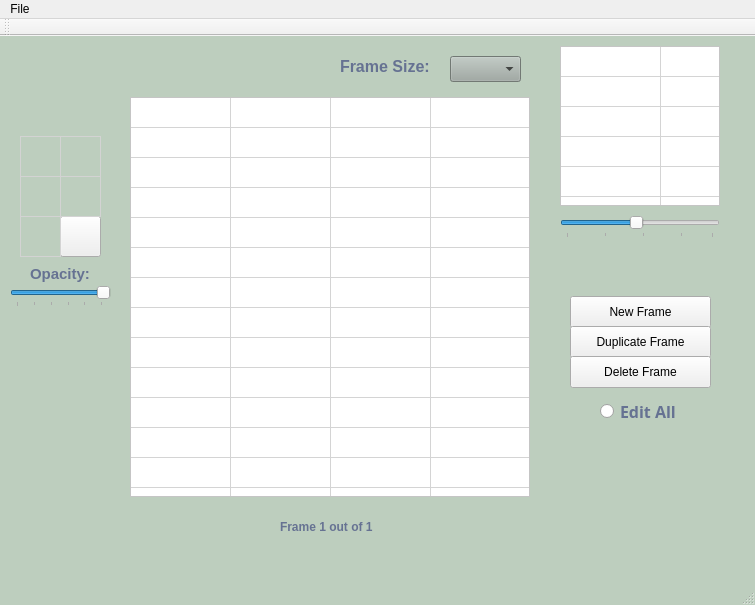
<?xml version="1.0" encoding="UTF-8"?>
<ui version="4.0">
 <class>View</class>
 <widget class="QMainWindow" name="View">
  <property name="enabled">
   <bool>true</bool>
  </property>
  <property name="geometry">
   <rect>
    <x>0</x>
    <y>0</y>
    <width>755</width>
    <height>605</height>
   </rect>
  </property>
  <property name="windowTitle">
   <string>Sprite Editor</string>
  </property>
  <property name="styleSheet">
   <string notr="true">#View{
background-color: #bdcebe;
}
</string>
  </property>
  <property name="animated">
   <bool>false</bool>
  </property>
  <widget class="QWidget" name="centralWidget">
   <widget class="QTableWidget" name="editFrameTable">
    <property name="enabled">
     <bool>true</bool>
    </property>
    <property name="geometry">
     <rect>
      <x>130</x>
      <y>61</y>
      <width>400</width>
      <height>400</height>
     </rect>
    </property>
    <property name="sizePolicy">
     <sizepolicy hsizetype="Maximum" vsizetype="Expanding">
      <horstretch>0</horstretch>
      <verstretch>0</verstretch>
     </sizepolicy>
    </property>
    <property name="styleSheet">
     <string notr="true">#editFrameTable{
background-color: white;
}</string>
    </property>
    <property name="verticalScrollBarPolicy">
     <enum>Qt::ScrollBarAlwaysOff</enum>
    </property>
    <property name="horizontalScrollBarPolicy">
     <enum>Qt::ScrollBarAlwaysOff</enum>
    </property>
    <property name="autoScroll">
     <bool>false</bool>
    </property>
    <property name="editTriggers">
     <set>QAbstractItemView::NoEditTriggers</set>
    </property>
    <property name="selectionMode">
     <enum>QAbstractItemView::NoSelection</enum>
    </property>
    <property name="gridStyle">
     <enum>Qt::SolidLine</enum>
    </property>
    <property name="rowCount">
     <number>16</number>
    </property>
    <property name="columnCount">
     <number>16</number>
    </property>
    <attribute name="horizontalHeaderVisible">
     <bool>false</bool>
    </attribute>
    <attribute name="horizontalHeaderHighlightSections">
     <bool>false</bool>
    </attribute>
    <attribute name="verticalHeaderVisible">
     <bool>false</bool>
    </attribute>
    <row/>
    <row/>
    <row/>
    <row/>
    <row/>
    <row/>
    <row/>
    <row/>
    <row/>
    <row/>
    <row/>
    <row/>
    <row/>
    <row/>
    <row/>
    <row/>
    <column/>
    <column/>
    <column/>
    <column/>
    <column/>
    <column/>
    <column/>
    <column/>
    <column/>
    <column/>
    <column/>
    <column/>
    <column/>
    <column/>
    <column/>
    <column/>
   </widget>
   <widget class="QPushButton" name="newFrame">
    <property name="geometry">
     <rect>
      <x>570</x>
      <y>260</y>
      <width>141</width>
      <height>32</height>
     </rect>
    </property>
    <property name="text">
     <string>New Frame</string>
    </property>
   </widget>
   <widget class="QPushButton" name="nextFrame">
    <property name="geometry">
     <rect>
      <x>440</x>
      <y>470</y>
      <width>51</width>
      <height>41</height>
     </rect>
    </property>
    <property name="toolTip">
     <string>Next Frame</string>
    </property>
    <property name="styleSheet">
     <string notr="true">#nextFrame{
background: none;
border: none;
border-image: url(:/cursor/img/right-arrow-icon.png);
background-repeat: none;
background-position: center center;
}
#nextFrame:pressed{
background-color: rgb(186, 189, 182);
}
</string>
    </property>
    <property name="text">
     <string/>
    </property>
   </widget>
   <widget class="QPushButton" name="previousFrame">
    <property name="geometry">
     <rect>
      <x>170</x>
      <y>470</y>
      <width>51</width>
      <height>41</height>
     </rect>
    </property>
    <property name="toolTip">
     <string>Previous Frame</string>
    </property>
    <property name="styleSheet">
     <string notr="true">#previousFrame{
background: none;
border: none;
border-image: url(:/cursor/img/left_arrow_icon.png);
background-repeat: none;
background-position: center center;
}
#previousFrame:pressed{
background-color: rgb(186, 189, 182);
}
</string>
    </property>
    <property name="text">
     <string/>
    </property>
   </widget>
   <widget class="QComboBox" name="frameSizeComboBox">
    <property name="geometry">
     <rect>
      <x>450</x>
      <y>20</y>
      <width>71</width>
      <height>26</height>
     </rect>
    </property>
    <property name="toolTip">
     <string>Change Frame Size</string>
    </property>
    <property name="styleSheet">
     <string notr="true">#frameSizeComboBox{
background-color: #9fa9a3;
}</string>
    </property>
   </widget>
   <widget class="QPushButton" name="drawToolButton">
    <property name="geometry">
     <rect>
      <x>20</x>
      <y>100</y>
      <width>41</width>
      <height>41</height>
     </rect>
    </property>
    <property name="cursor">
     <cursorShape>ArrowCursor</cursorShape>
    </property>
    <property name="toolTip">
     <string>Draw</string>
    </property>
    <property name="styleSheet">
     <string notr="true">#drawToolButton{
background: none;
border: 1px solid lightgray;
background-image: url(:/cursor/img/draw_icon.png);
background-repeat: none;
background-position: center center;
}
#drawToolButton:checked
{
background-color: qradialgradient(spread:reflect, cx:0.489, cy:0.483, radius:0.701, fx:0.5, fy:0.5, stop:0 rgba(174, 247, 255, 206), stop:0.35 rgba(196, 255, 235, 80), stop:0.4 rgba(162, 255, 183, 80), stop:0.425 rgba(232, 255, 132, 156), stop:0.44 rgba(252, 205, 128, 80), stop:1 rgba(255, 255, 255, 0));
}</string>
    </property>
    <property name="text">
     <string/>
    </property>
   </widget>
   <widget class="QPushButton" name="fillToolButton">
    <property name="geometry">
     <rect>
      <x>60</x>
      <y>100</y>
      <width>41</width>
      <height>41</height>
     </rect>
    </property>
    <property name="toolTip">
     <string>Fill</string>
    </property>
    <property name="styleSheet">
     <string notr="true">#fillToolButton{
background: none;
border: 1px solid lightgray;
background-image: url(:/cursor/img/paintbucket_icon.png);
background-repeat: none;
background-position: center center;
}
#fillToolButton:checked
{
background-color: qradialgradient(spread:reflect, cx:0.489, cy:0.483, radius:0.701, fx:0.5, fy:0.5, stop:0 rgba(174, 247, 255, 206), stop:0.35 rgba(196, 255, 235, 80), stop:0.4 rgba(162, 255, 183, 80), stop:0.425 rgba(232, 255, 132, 156), stop:0.44 rgba(252, 205, 128, 80), stop:1 rgba(255, 255, 255, 0));
}</string>
    </property>
    <property name="text">
     <string/>
    </property>
   </widget>
   <widget class="QPushButton" name="eraseToolButton">
    <property name="geometry">
     <rect>
      <x>20</x>
      <y>140</y>
      <width>41</width>
      <height>41</height>
     </rect>
    </property>
    <property name="toolTip">
     <string>Erase</string>
    </property>
    <property name="styleSheet">
     <string notr="true">#eraseToolButton{
background: none;
border: 1px solid lightgray;
background-image: url(:/cursor/img/eraser_icon.png);
background-repeat: none;
background-position: center center;
}
#eraseToolButton:checked
{
background-color: qradialgradient(spread:reflect, cx:0.489, cy:0.483, radius:0.701, fx:0.5, fy:0.5, stop:0 rgba(174, 247, 255, 206), stop:0.35 rgba(196, 255, 235, 80), stop:0.4 rgba(162, 255, 183, 80), stop:0.425 rgba(232, 255, 132, 156), stop:0.44 rgba(252, 205, 128, 80), stop:1 rgba(255, 255, 255, 0));
}</string>
    </property>
    <property name="text">
     <string/>
    </property>
   </widget>
   <widget class="QPushButton" name="undoButton">
    <property name="geometry">
     <rect>
      <x>20</x>
      <y>60</y>
      <width>31</width>
      <height>31</height>
     </rect>
    </property>
    <property name="toolTip">
     <string>Undo</string>
    </property>
    <property name="styleSheet">
     <string notr="true">#undoButton{
background: none;
border: none;
border-image: url(:/cursor/img/undo_icon.png);
background-repeat: none;
background-position: center center;
}
#undoButton:pressed{
background-color: rgb(186, 189, 182);
}
</string>
    </property>
    <property name="text">
     <string/>
    </property>
   </widget>
   <widget class="QTableWidget" name="previewWindowTable">
    <property name="enabled">
     <bool>false</bool>
    </property>
    <property name="geometry">
     <rect>
      <x>560</x>
      <y>10</y>
      <width>160</width>
      <height>160</height>
     </rect>
    </property>
    <property name="focusPolicy">
     <enum>Qt::NoFocus</enum>
    </property>
    <property name="autoFillBackground">
     <bool>false</bool>
    </property>
    <property name="styleSheet">
     <string notr="true">#previewWindowTable{
background-color: white;
}</string>
    </property>
    <property name="verticalScrollBarPolicy">
     <enum>Qt::ScrollBarAlwaysOff</enum>
    </property>
    <property name="horizontalScrollBarPolicy">
     <enum>Qt::ScrollBarAlwaysOff</enum>
    </property>
    <property name="autoScroll">
     <bool>false</bool>
    </property>
    <property name="editTriggers">
     <set>QAbstractItemView::NoEditTriggers</set>
    </property>
    <property name="gridStyle">
     <enum>Qt::SolidLine</enum>
    </property>
    <property name="wordWrap">
     <bool>false</bool>
    </property>
    <property name="cornerButtonEnabled">
     <bool>false</bool>
    </property>
    <property name="rowCount">
     <number>40</number>
    </property>
    <property name="columnCount">
     <number>40</number>
    </property>
    <attribute name="horizontalHeaderVisible">
     <bool>false</bool>
    </attribute>
    <attribute name="horizontalHeaderHighlightSections">
     <bool>false</bool>
    </attribute>
    <attribute name="verticalHeaderVisible">
     <bool>false</bool>
    </attribute>
    <attribute name="verticalHeaderHighlightSections">
     <bool>false</bool>
    </attribute>
    <row/>
    <row/>
    <row/>
    <row/>
    <row/>
    <row/>
    <row/>
    <row/>
    <row/>
    <row/>
    <row/>
    <row/>
    <row/>
    <row/>
    <row/>
    <row/>
    <row/>
    <row/>
    <row/>
    <row/>
    <row/>
    <row/>
    <row/>
    <row/>
    <row/>
    <row/>
    <row/>
    <row/>
    <row/>
    <row/>
    <row/>
    <row/>
    <row/>
    <row/>
    <row/>
    <row/>
    <row/>
    <row/>
    <row/>
    <row/>
    <column/>
    <column/>
    <column/>
    <column/>
    <column/>
    <column/>
    <column/>
    <column/>
    <column/>
    <column/>
    <column/>
    <column/>
    <column/>
    <column/>
    <column/>
    <column/>
    <column/>
    <column/>
    <column/>
    <column/>
    <column/>
    <column/>
    <column/>
    <column/>
    <column/>
    <column/>
    <column/>
    <column/>
    <column/>
    <column/>
    <column/>
    <column/>
    <column/>
    <column/>
    <column/>
    <column/>
    <column/>
    <column/>
    <column/>
    <column/>
   </widget>
   <widget class="QSlider" name="previewSlider">
    <property name="geometry">
     <rect>
      <x>560</x>
      <y>180</y>
      <width>160</width>
      <height>22</height>
     </rect>
    </property>
    <property name="toolTip">
     <string>Change FPS</string>
    </property>
    <property name="minimum">
     <number>1</number>
    </property>
    <property name="maximum">
     <number>20</number>
    </property>
    <property name="value">
     <number>10</number>
    </property>
    <property name="tracking">
     <bool>true</bool>
    </property>
    <property name="orientation">
     <enum>Qt::Horizontal</enum>
    </property>
    <property name="tickPosition">
     <enum>QSlider::TicksBelow</enum>
    </property>
    <property name="tickInterval">
     <number>5</number>
    </property>
   </widget>
   <widget class="QPushButton" name="duplicateFrameButton">
    <property name="geometry">
     <rect>
      <x>570</x>
      <y>290</y>
      <width>141</width>
      <height>32</height>
     </rect>
    </property>
    <property name="text">
     <string>Duplicate Frame</string>
    </property>
   </widget>
   <widget class="QRadioButton" name="editAllButton">
    <property name="geometry">
     <rect>
      <x>600</x>
      <y>360</y>
      <width>91</width>
      <height>31</height>
     </rect>
    </property>
    <property name="font">
     <font>
      <family>WenQuanYi Zen Hei</family>
      <pointsize>12</pointsize>
      <weight>75</weight>
      <italic>false</italic>
      <bold>true</bold>
      <strikeout>false</strikeout>
     </font>
    </property>
    <property name="styleSheet">
     <string notr="true">#editAllButton{
color:#667292;
}</string>
    </property>
    <property name="text">
     <string>Edit All</string>
    </property>
   </widget>
   <widget class="QPushButton" name="currentColorTab">
    <property name="enabled">
     <bool>true</bool>
    </property>
    <property name="geometry">
     <rect>
      <x>60</x>
      <y>180</y>
      <width>41</width>
      <height>41</height>
     </rect>
    </property>
    <property name="toolTip">
     <string>Change Color</string>
    </property>
    <property name="autoFillBackground">
     <bool>false</bool>
    </property>
    <property name="checkable">
     <bool>true</bool>
    </property>
    <property name="flat">
     <bool>false</bool>
    </property>
   </widget>
   <widget class="QPushButton" name="deleteFrame">
    <property name="geometry">
     <rect>
      <x>570</x>
      <y>320</y>
      <width>141</width>
      <height>32</height>
     </rect>
    </property>
    <property name="text">
     <string>Delete Frame</string>
    </property>
   </widget>
   <widget class="QPushButton" name="redoButton">
    <property name="geometry">
     <rect>
      <x>70</x>
      <y>60</y>
      <width>31</width>
      <height>31</height>
     </rect>
    </property>
    <property name="toolTip">
     <string>Redo</string>
    </property>
    <property name="styleSheet">
     <string notr="true">#redoButton{
background: none;
border: none;
border-image: url(:/cursor/img/redo_icon.png);
background-repeat: none;
background-position: center center;
}
#redoButton:pressed{
background-color: rgb(186, 189, 182);
}
</string>
    </property>
    <property name="text">
     <string/>
    </property>
   </widget>
   <widget class="QSlider" name="alphaSlider">
    <property name="geometry">
     <rect>
      <x>10</x>
      <y>250</y>
      <width>101</width>
      <height>21</height>
     </rect>
    </property>
    <property name="toolTip">
     <string>Change Opacity</string>
    </property>
    <property name="maximum">
     <number>255</number>
    </property>
    <property name="singleStep">
     <number>5</number>
    </property>
    <property name="pageStep">
     <number>50</number>
    </property>
    <property name="sliderPosition">
     <number>255</number>
    </property>
    <property name="tracking">
     <bool>true</bool>
    </property>
    <property name="orientation">
     <enum>Qt::Horizontal</enum>
    </property>
    <property name="tickPosition">
     <enum>QSlider::TicksBelow</enum>
    </property>
   </widget>
   <widget class="QLabel" name="opacityLabel">
    <property name="geometry">
     <rect>
      <x>30</x>
      <y>230</y>
      <width>59</width>
      <height>16</height>
     </rect>
    </property>
    <property name="font">
     <font>
      <pointsize>11</pointsize>
      <weight>75</weight>
      <bold>true</bold>
     </font>
    </property>
    <property name="styleSheet">
     <string notr="true">#opacityLabel{
color:#667292;
}</string>
    </property>
    <property name="text">
     <string>Opacity:</string>
    </property>
   </widget>
   <widget class="QLabel" name="frameLabel">
    <property name="enabled">
     <bool>true</bool>
    </property>
    <property name="geometry">
     <rect>
      <x>280</x>
      <y>480</y>
      <width>131</width>
      <height>21</height>
     </rect>
    </property>
    <property name="font">
     <font>
      <weight>75</weight>
      <bold>true</bold>
     </font>
    </property>
    <property name="styleSheet">
     <string notr="true">#frameLabel{
color:#667292;
}</string>
    </property>
    <property name="text">
     <string>Frame 1 out of 1</string>
    </property>
   </widget>
   <widget class="QPushButton" name="rectToolButton">
    <property name="geometry">
     <rect>
      <x>60</x>
      <y>140</y>
      <width>41</width>
      <height>41</height>
     </rect>
    </property>
    <property name="toolTip">
     <string>Draw Rectangle</string>
    </property>
    <property name="styleSheet">
     <string notr="true">#rectToolButton{
background: none;
border: 1px solid lightgray;
background-image: url(:/cursor/img/rect_icon.png);
background-repeat: none;
background-position: center center;
}
#rectToolButton:checked
{
background-color: qradialgradient(spread:reflect, cx:0.489, cy:0.483, radius:0.701, fx:0.5, fy:0.5, stop:0 rgba(174, 247, 255, 206), stop:0.35 rgba(196, 255, 235, 80), stop:0.4 rgba(162, 255, 183, 80), stop:0.425 rgba(232, 255, 132, 156), stop:0.44 rgba(252, 205, 128, 80), stop:1 rgba(255, 255, 255, 0));
}</string>
    </property>
    <property name="text">
     <string/>
    </property>
   </widget>
   <widget class="QPushButton" name="circleToolButton">
    <property name="geometry">
     <rect>
      <x>20</x>
      <y>180</y>
      <width>41</width>
      <height>41</height>
     </rect>
    </property>
    <property name="toolTip">
     <string>Draw Circle</string>
    </property>
    <property name="styleSheet">
     <string notr="true">#circleToolButton{
background: none;
border: 1px solid lightgray;
background-image: url(:/cursor/img/circle_icon.png);
background-repeat: none;
background-position: center center;
}
#circleToolButton:checked
{
background-color: qradialgradient(spread:reflect, cx:0.489, cy:0.483, radius:0.701, fx:0.5, fy:0.5, stop:0 rgba(174, 247, 255, 206), stop:0.35 rgba(196, 255, 235, 80), stop:0.4 rgba(162, 255, 183, 80), stop:0.425 rgba(232, 255, 132, 156), stop:0.44 rgba(252, 205, 128, 80), stop:1 rgba(255, 255, 255, 0));
}</string>
    </property>
    <property name="text">
     <string/>
    </property>
   </widget>
   <widget class="QLabel" name="FrameSizeLabel">
    <property name="enabled">
     <bool>true</bool>
    </property>
    <property name="geometry">
     <rect>
      <x>340</x>
      <y>20</y>
      <width>101</width>
      <height>21</height>
     </rect>
    </property>
    <property name="font">
     <font>
      <pointsize>12</pointsize>
      <weight>75</weight>
      <bold>true</bold>
     </font>
    </property>
    <property name="styleSheet">
     <string notr="true">#FrameSizeLabel{
color:#667292;
}</string>
    </property>
    <property name="text">
     <string>Frame Size:</string>
    </property>
   </widget>
  </widget>
  <widget class="QMenuBar" name="menuBar">
   <property name="geometry">
    <rect>
     <x>0</x>
     <y>0</y>
     <width>755</width>
     <height>26</height>
     <height>21</height>
    </rect>
   </property>
   <property name="autoFillBackground">
    <bool>false</bool>
   </property>
   <widget class="QMenu" name="menuSave">
    <property name="title">
     <string>File</string>
    </property>
    <addaction name="actionSave_Project"/>
    <addaction name="actionLoad_Project"/>
    <addaction name="actionExport_as_GIF"/>
   </widget>
   <addaction name="menuSave"/>
  </widget>
  <widget class="QToolBar" name="mainToolBar">
   <attribute name="toolBarArea">
    <enum>TopToolBarArea</enum>
   </attribute>
   <attribute name="toolBarBreak">
    <bool>false</bool>
   </attribute>
  </widget>
  <widget class="QStatusBar" name="statusBar"/>
  <action name="actionSave_Project">
   <property name="text">
    <string>Save Project</string>
   </property>
  </action>
  <action name="actionLoad_Project">
   <property name="text">
    <string>Load Project</string>
   </property>
  </action>
  <action name="actionExport_as_GIF">
   <property name="text">
    <string>Export as GIF</string>
   </property>
  </action>
 </widget>
 <layoutdefault spacing="6" margin="11"/>
 <resources/>
 <connections/>
</ui>
